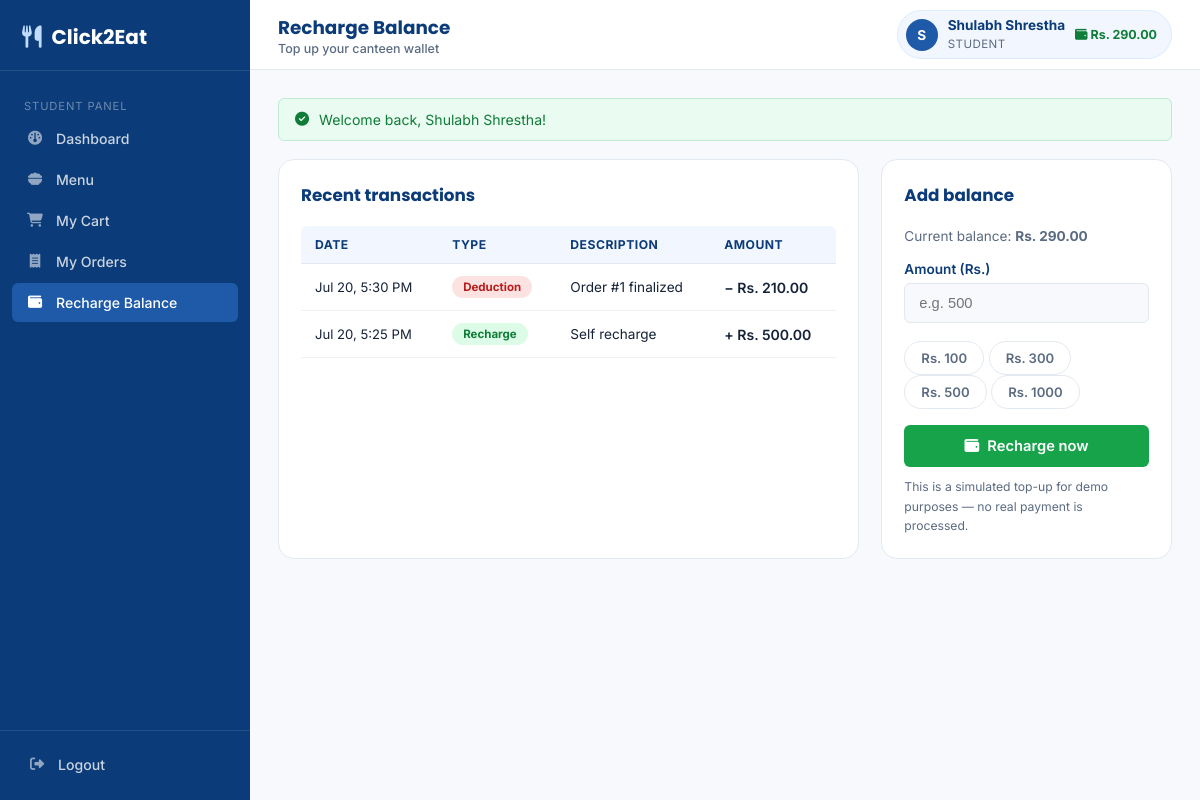
Page /student/recharge.php (signed in) on the committed database.
### tables this page shows
CREATE TABLE `transactions` (
  `id` int(11) NOT NULL,
  `user_id` int(11) NOT NULL,
  `amount` decimal(10,2) NOT NULL,
  `type` enum('recharge','deduction','refund') NOT NULL,
  `description` varchar(255) DEFAULT NULL,
  `created_by` int(11) DEFAULT NULL COMMENT 'admin user id if recharge was done by admin',
  `created_at` datetime NOT NULL DEFAULT current_timestamp()
);

### includes/functions.php (called while the page is built, shortened)
<?php
function e($str) {
    return htmlspecialchars($str ?? '', ENT_QUOTES, 'UTF-8');
}

### student/recharge.php (the view, shortened to what this page needs)
<?php
require_once __DIR__ . '/../config/config.php';
$userId = $_SESSION['user_id'];
$stmt = mysqli_prepare($conn, "SELECT * FROM transactions WHERE user_id = ? ORDER BY created_at DESC LIMIT 10");
mysqli_stmt_bind_param($stmt, 'i', $userId);
mysqli_stmt_execute($stmt);
$transactions = mysqli_stmt_get_result($stmt);
?>
<!DOCTYPE html>
<html lang="en">
<head>
  <link rel="stylesheet" href="../assets/css/style.css">
</head>
<body>
<div class="app-shell">
  <?php include __DIR__ . '/../includes/user_sidebar.php'; ?>
  <div class="main-col">
    <?php include __DIR__ . '/../includes/topbar.php'; ?>
    <div class="page-body">
      <?php include __DIR__ . '/../includes/flash.php'; ?>
      <div class="grid-2">
        <div class="card">
          <div class="card-head"><h2>Recent transactions</h2></div>
          <div class="table-wrap">
            <table>
              <thead><tr><th>Date</th><th>Type</th><th>Description</th><th>Amount</th></tr></thead>
              <tbody>
                <?php while ($t = mysqli_fetch_assoc($transactions)): ?>
                  <tr>
                    <td style="font-size:.82rem;"><?= date('M j, g:i A', strtotime($t['created_at'])) ?></td>
                    <td>
                      <?php if ($t['type'] === 'recharge'): ?><span class="badge badge-green">Recharge</span>
                      <?php elseif ($t['type'] === 'refund'): ?><span class="badge badge-blue">Refund</span>
                      <?php else: ?><span class="badge badge-red">Deduction</span><?php endif; ?>
                    </td>
                    <td style="font-size:.85rem;"><?= e($t['description']) ?></td>
                    <td style="font-weight:600;"><?= $t['type'] === 'deduction' ? '−' : '+' ?> Rs. <?= number_format($t['amount'], 2) ?></td>
                  </tr>
                <?php endwhile; ?>
              </tbody>
            </table>
          </div>
        </div>
        <div class="card">
          <div class="card-head"><h2>Add balance</h2></div>
          <p class="text-muted" style="font-size:.85rem;">Current balance: <strong>Rs. <?= number_format($_SESSION['balance'], 2) ?></strong></p>
          <form action="recharge_process.php" method="POST">
            <div class="form-group">
              <label>Amount (Rs.)</label>
              <input type="number" name="amount" min="1" step="0.01" required placeholder="e.g. 500">
            </div>
            <div class="filters" style="margin-bottom:16px;">
              <?php foreach ([100, 300, 500, 1000] as $preset): ?>
                <button type="button" class="chip-filter preset-btn" data-amount="<?= $preset ?>">Rs. <?= $preset ?></button>
              <?php endforeach; ?>
            </div>
            <button type="submit" class="btn btn-success btn-block"><i class="fa-solid fa-wallet"></i> Recharge now</button>
            <p class="text-muted" style="font-size:.76rem;margin-top:10px;margin-bottom:0;">This is a simulated top-up for demo purposes — no real payment is processed.</p>
          </form>
        </div>
      </div>
    </div>
  </div>
</div>
</body>
</html>

### assets/css/style.css (style rules this page uses)
:root { --blue-900:#0B3B78; --blue-800:#123E7D; --blue-700:#1E5AA8; --blue-600:#2568C4; --blue-500:#3B82F6; --blue-200:#BFDBFE; --blue-100:#DCEBFF; --blue-50:#F2F7FF; --white:#FFFFFF; --gray-50:#F7F9FC; --gray-100:#EEF2F7; --gray-200:#E3E9F1; --gray-400:#9AA9BD; --gray-600:#5B6B82; --text:#152238; --success:#16A34A; --success-dark:#0F7C38; --danger:#DC2626; --danger-dark:#B91C1C; --warning:#D97706; --warning-bg:#FEF3E2; --radius-sm:6px; --radius:10px; --radius-lg:16px; --shadow-sm:0 1px 2px rgba(11,59,120,.06); --shadow:0 4px 16px rgba(11,59,120,.08); --shadow-lg:0 12px 32px rgba(11,59,120,.14); --font-heading:'Poppins',sans-serif; --font-body:'Inter',sans-serif; }
*,*::before,*::after { box-sizing:border-box; }
html,body { margin:0;padding:0; }
body { font-family:var(--font-body); color:var(--text); background:var(--gray-50); -webkit-font-smoothing:antialiased; }
h1,h2,h3,h4,h5 { font-family:var(--font-heading);margin:0 0 .4em;color:var(--blue-900); }
p { margin:0 0 1em;line-height:1.6; }
button { font-family:inherit; }
.btn { display:inline-flex;align-items:center;justify-content:center;gap:8px; padding:11px 20px;border-radius:var(--radius-sm); font-weight:600;font-size:.92rem;border:1px solid transparent; cursor:pointer;transition:.15s ease;white-space:nowrap; }
.btn-block { width:100%; }
.btn-success { background:var(--success);color:var(--white); }
.form-group { margin-bottom:18px; }
.form-group label { display:block;font-size:.85rem;font-weight:600;margin-bottom:6px;color:var(--blue-900); }
input[type=text],input[type=email],input[type=password],input[type=number],input[type=date],input[type=time], select,textarea { width:100%;padding:11px 14px;border-radius:var(--radius-sm);border:1px solid var(--gray-200); background:var(--gray-50);font-size:.92rem;color:var(--text);transition:.15s; }
.app-shell { display:flex;min-height:100vh; }
.main-col { flex:1;min-width:0;display:flex;flex-direction:column; }
.page-body { padding:28px;flex:1; }
.card { background:var(--white);border:1px solid var(--gray-200);border-radius:var(--radius-lg);padding:22px;margin-bottom:22px; }
.card-head { display:flex;align-items:center;justify-content:space-between;margin-bottom:18px;flex-wrap:wrap;gap:10px; }
.card-head h2 { font-size:1.05rem;margin:0; }
.grid-2 { display:grid;grid-template-columns:2fr 1fr;gap:22px; }
.table-wrap { overflow-x:auto; }
table { width:100%;border-collapse:collapse;font-size:.88rem; }
thead th { text-align:left;padding:11px 14px;background:var(--blue-50);color:var(--blue-900); font-weight:700;font-size:.76rem;text-transform:uppercase;letter-spacing:.04em; border-bottom:1px solid var(--gray-200);white-space:nowrap; }
thead th:first-child { border-top-left-radius:var(--radius-sm); }
thead th:last-child { border-top-right-radius:var(--radius-sm); }
tbody td { padding:12px 14px;border-bottom:1px solid var(--gray-100);vertical-align:middle; }
.badge { display:inline-flex;align-items:center;gap:5px;padding:4px 11px;border-radius:999px;font-size:.72rem;font-weight:700;text-transform:capitalize; }
.badge-green { background:#DCFCE7;color:var(--success-dark); }
.badge-red { background:#FDE2E2;color:var(--danger-dark); }
.chip-filter { padding:8px 16px;border-radius:999px;border:1px solid var(--gray-200);background:var(--white); font-size:.82rem;font-weight:600;color:var(--gray-600);cursor:pointer; }
.text-muted { color:var(--gray-600); }

### rows in the picture
transactions: created_at "Jul 20, 5:30 PM", type "Deduction", description "Order #1 finalized", amount "210.00"
transactions: created_at "Jul 20, 5:25 PM", type "Recharge", description "Self recharge", amount "500.00"

### other values in the picture
SITE_NAME "Click2Eat"
$_SESSION['role'] "STUDENT"
$link['label'] "Dashboard"
$link['label'] "Menu"
$link['label'] "My Cart"
$link['label'] "My Orders"
$link['label'] "Recharge Balance"
$pageTitle "Recharge Balance"
$pageSubtitle "Top up your canteen wallet"
substr($u['full_name'], 0, 1) "S"
$u['full_name'] "Shulabh Shrestha"
$u['role'] "STUDENT"
$u['balance'] "290.00"
$flash['message'] "Welcome back, Shulabh Shrestha!"
$_SESSION['balance'] "290.00"
